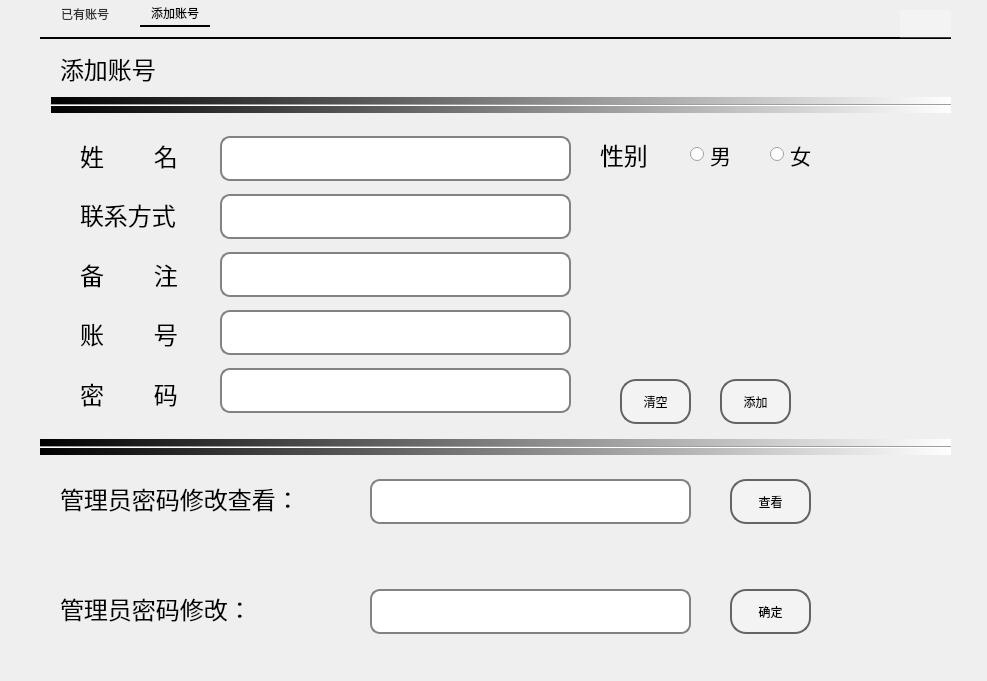
<?xml version="1.0" encoding="UTF-8"?>
<ui version="4.0">
 <class>Form</class>
 <widget class="QWidget" name="Form">
  <property name="geometry">
   <rect>
    <x>0</x>
    <y>0</y>
    <width>987</width>
    <height>681</height>
   </rect>
  </property>
  <property name="minimumSize">
   <size>
    <width>987</width>
    <height>677</height>
   </size>
  </property>
  <property name="maximumSize">
   <size>
    <width>987</width>
    <height>681</height>
   </size>
  </property>
  <property name="windowTitle">
   <string>账号管理</string>
  </property>
  <property name="windowIcon">
   <iconset>
    <normaloff>C:/Users/Lenovo/.designer/res_img/群蜂账号管理.png</normaloff>C:/Users/Lenovo/.designer/res_img/群蜂账号管理.png</iconset>
  </property>
  <property name="windowFilePath">
   <string/>
  </property>
  <widget class="QLabel" name="label">
   <property name="geometry">
    <rect>
     <x>0</x>
     <y>0</y>
     <width>991</width>
     <height>681</height>
    </rect>
   </property>
   <property name="maximumSize">
    <size>
     <width>991</width>
     <height>681</height>
    </size>
   </property>
   <property name="text">
    <string/>
   </property>
   <property name="pixmap">
    <pixmap>C:/Users/Lenovo/.designer/res_img/背景.jpg</pixmap>
   </property>
   <property name="scaledContents">
    <bool>true</bool>
   </property>
  </widget>
  <widget class="QTabWidget" name="tabWidget_2">
   <property name="geometry">
    <rect>
     <x>40</x>
     <y>-10</y>
     <width>911</width>
     <height>836</height>
    </rect>
   </property>
   <property name="styleSheet">
    <string notr="true">QTabWidget::pane{
min-width:70px;
min-height:25px;
border-top: 2px solid;
}
QTabWidget::tab-bar{padding-top:40px;}
QTabBar::tab {
min-width: 140px;
margin: 10px; 

min-width:70px;

min-height:25px;

color: rgb(50,50,50);

font:20px &quot;华文行楷&quot;;

border: 0px solid;



}

QTabBar::tab:selected{

min-width:70px;

min-height:25px;
color: rgb(0,0,0);

font:20px &quot;华文行楷&quot;;

border: 0px solid;

border-bottom: 2px solid;

border-color: black;

}</string>
   </property>
   <property name="currentIndex">
    <number>1</number>
   </property>
   <widget class="QWidget" name="tab_3">
    <attribute name="title">
     <string>已有账号</string>
    </attribute>
    <widget class="QTableWidget" name="tableWidget_15">
     <property name="geometry">
      <rect>
       <x>31</x>
       <y>85</y>
       <width>861</width>
       <height>331</height>
      </rect>
     </property>
     <property name="styleSheet">
      <string notr="true">background-color: transparent;
selection-color: rgb(79, 80, 97);
selection-background-color:rgba(0, 0, 0, 100);;
border-color: transparent;
font: 16pt &quot;华文行楷&quot;;</string>
     </property>
     <attribute name="horizontalHeaderStretchLastSection">
      <bool>true</bool>
     </attribute>
     <column>
      <property name="text">
       <string>账号</string>
      </property>
     </column>
     <column>
      <property name="text">
       <string>姓名</string>
      </property>
     </column>
     <column>
      <property name="text">
       <string>性别</string>
      </property>
     </column>
     <column>
      <property name="text">
       <string>联系方式</string>
      </property>
     </column>
     <column>
      <property name="text">
       <string>备注</string>
      </property>
     </column>
     <column>
      <property name="text">
       <string>操作</string>
      </property>
     </column>
    </widget>
    <widget class="QPushButton" name="btn_seek_user">
     <property name="geometry">
      <rect>
       <x>550</x>
       <y>30</y>
       <width>71</width>
       <height>45</height>
      </rect>
     </property>
     <property name="minimumSize">
      <size>
       <width>0</width>
       <height>45</height>
      </size>
     </property>
     <property name="styleSheet">
      <string notr="true">QPushButton{
    font: 18pt &quot;华文行楷&quot;;
    background: rgba(255, 255, 255, 60);
    color: black;
    border-radius: 16px;
    font-family: 华文行楷;
    border: 2px solid rgb(100,100,100); /* 新增代码 */
}

QPushButton:hover{                    
    background: rgba(0, 0, 0, 100);
}

QPushButton:pressed{
    background: darkgray;
}</string>
     </property>
     <property name="text">
      <string>查询</string>
     </property>
    </widget>
    <widget class="QPushButton" name="btn_updata_user">
     <property name="geometry">
      <rect>
       <x>630</x>
       <y>30</y>
       <width>71</width>
       <height>45</height>
      </rect>
     </property>
     <property name="minimumSize">
      <size>
       <width>0</width>
       <height>45</height>
      </size>
     </property>
     <property name="styleSheet">
      <string notr="true">QPushButton{
    font: 18pt &quot;华文行楷&quot;;
    background: rgba(255, 255, 255, 60);
    color: black;
    border-radius: 16px;
    font-family: 华文行楷;
    border: 2px solid rgb(100,100,100); /* 新增代码 */
}

QPushButton:hover{                    
    background: rgba(0, 0, 0, 100);
}

QPushButton:pressed{
    background: darkgray;
}</string>
     </property>
     <property name="text">
      <string>更新</string>
     </property>
    </widget>
    <widget class="QWidget" name="layoutWidget">
     <property name="geometry">
      <rect>
       <x>180</x>
       <y>30</y>
       <width>351</width>
       <height>47</height>
      </rect>
     </property>
     <layout class="QHBoxLayout" name="horizontalLayout">
      <item>
       <widget class="QLabel" name="label_69">
        <property name="minimumSize">
         <size>
          <width>0</width>
          <height>35</height>
         </size>
        </property>
        <property name="font">
         <font>
          <family>华文行楷</family>
          <pointsize>18</pointsize>
         </font>
        </property>
        <property name="text">
         <string>关键词：</string>
        </property>
       </widget>
      </item>
      <item>
       <widget class="QLineEdit" name="lineEdit_48">
        <property name="minimumSize">
         <size>
          <width>0</width>
          <height>45</height>
         </size>
        </property>
        <property name="font">
         <font>
          <family>华文行楷</family>
          <pointsize>14</pointsize>
         </font>
        </property>
        <property name="styleSheet">
         <string notr="true">QLineEdit {
    border: 2px solid rgb(130,130,130); /* 设置初始边框为浅白色 */
    border-radius: 10px; /* 设置圆角半径为10px，可根据需要调整 */
}

QLineEdit:hover {
    border: 4px solid #606060; /* 鼠标悬停时边框变粗且变为浅黑色 */
}</string>
        </property>
        <property name="text">
         <string/>
        </property>
        <property name="placeholderText">
         <string>账号/姓名/联系方式</string>
        </property>
       </widget>
      </item>
     </layout>
    </widget>
   </widget>
   <widget class="QWidget" name="tab_4">
    <attribute name="title">
     <string>添加账号</string>
    </attribute>
    <widget class="QLabel" name="label_76">
     <property name="geometry">
      <rect>
       <x>20</x>
       <y>10</y>
       <width>120</width>
       <height>40</height>
      </rect>
     </property>
     <property name="minimumSize">
      <size>
       <width>0</width>
       <height>40</height>
      </size>
     </property>
     <property name="font">
      <font>
       <family>华文行楷</family>
       <pointsize>18</pointsize>
      </font>
     </property>
     <property name="text">
      <string>添加账号</string>
     </property>
    </widget>
    <widget class="Line" name="line_64">
     <property name="geometry">
      <rect>
       <x>11</x>
       <y>58</y>
       <width>901</width>
       <height>16</height>
      </rect>
     </property>
     <property name="minimumSize">
      <size>
       <width>0</width>
       <height>8</height>
      </size>
     </property>
     <property name="styleSheet">
      <string notr="true">background-color: qlineargradient(spread:pad, x1:0, y1:0, x2:1, y2:0, stop:0 rgba(0, 0, 0, 255), stop:1 rgba(255, 255, 255, 255));</string>
     </property>
     <property name="orientation">
      <enum>Qt::Horizontal</enum>
     </property>
    </widget>
    <widget class="Line" name="line_65">
     <property name="geometry">
      <rect>
       <x>0</x>
       <y>400</y>
       <width>911</width>
       <height>16</height>
      </rect>
     </property>
     <property name="minimumSize">
      <size>
       <width>0</width>
       <height>8</height>
      </size>
     </property>
     <property name="styleSheet">
      <string notr="true">background-color: qlineargradient(spread:pad, x1:0, y1:0, x2:1, y2:0, stop:0 rgba(0, 0, 0, 255), stop:1 rgba(255, 255, 255, 255));</string>
     </property>
     <property name="orientation">
      <enum>Qt::Horizontal</enum>
     </property>
    </widget>
    <widget class="QRadioButton" name="radioButton">
     <property name="geometry">
      <rect>
       <x>650</x>
       <y>100</y>
       <width>71</width>
       <height>31</height>
      </rect>
     </property>
     <property name="font">
      <font>
       <family>华文行楷</family>
       <pointsize>16</pointsize>
      </font>
     </property>
     <property name="text">
      <string>男</string>
     </property>
    </widget>
    <widget class="QRadioButton" name="radioButton_2">
     <property name="geometry">
      <rect>
       <x>730</x>
       <y>100</y>
       <width>71</width>
       <height>31</height>
      </rect>
     </property>
     <property name="font">
      <font>
       <family>华文行楷</family>
       <pointsize>16</pointsize>
      </font>
     </property>
     <property name="text">
      <string>女</string>
     </property>
    </widget>
    <widget class="QLabel" name="label_74">
     <property name="geometry">
      <rect>
       <x>560</x>
       <y>100</y>
       <width>60</width>
       <height>32</height>
      </rect>
     </property>
     <property name="font">
      <font>
       <family>华文行楷</family>
       <pointsize>18</pointsize>
      </font>
     </property>
     <property name="text">
      <string>性别</string>
     </property>
    </widget>
    <widget class="QPushButton" name="btn_add_user">
     <property name="geometry">
      <rect>
       <x>680</x>
       <y>340</y>
       <width>71</width>
       <height>45</height>
      </rect>
     </property>
     <property name="minimumSize">
      <size>
       <width>0</width>
       <height>45</height>
      </size>
     </property>
     <property name="styleSheet">
      <string notr="true">QPushButton{
    font: 18pt &quot;华文行楷&quot;;
    background: rgba(255, 255, 255, 60);
    color: black;
    border-radius: 16px;
    font-family: 华文行楷;
    border: 2px solid rgb(100,100,100); /* 新增代码 */
}

QPushButton:hover{                    
    background: rgba(0, 0, 0, 100);
}

QPushButton:pressed{
    background: darkgray;
}</string>
     </property>
     <property name="text">
      <string>添加</string>
     </property>
    </widget>
    <widget class="QPushButton" name="btn_clear_user">
     <property name="geometry">
      <rect>
       <x>580</x>
       <y>340</y>
       <width>71</width>
       <height>45</height>
      </rect>
     </property>
     <property name="minimumSize">
      <size>
       <width>0</width>
       <height>45</height>
      </size>
     </property>
     <property name="styleSheet">
      <string notr="true">QPushButton{
    font: 18pt &quot;华文行楷&quot;;
    background: rgba(255, 255, 255, 60);
    color: black;
    border-radius: 16px;
    font-family: 华文行楷;
    border: 2px solid rgb(100,100,100); /* 新增代码 */
}

QPushButton:hover{                    
    background: rgba(0, 0, 0, 100);
}

QPushButton:pressed{
    background: darkgray;
}</string>
     </property>
     <property name="text">
      <string>清空</string>
     </property>
    </widget>
    <widget class="QWidget" name="layoutWidget">
     <property name="geometry">
      <rect>
       <x>40</x>
       <y>90</y>
       <width>139</width>
       <height>291</height>
      </rect>
     </property>
     <layout class="QVBoxLayout" name="verticalLayout" stretch="1,1,1,1,1">
      <item>
       <widget class="QLabel" name="label_70">
        <property name="font">
         <font>
          <family>华文行楷</family>
          <pointsize>18</pointsize>
         </font>
        </property>
        <property name="styleSheet">
         <string notr="true"/>
        </property>
        <property name="text">
         <string>姓        名</string>
        </property>
       </widget>
      </item>
      <item>
       <widget class="QLabel" name="label_73">
        <property name="font">
         <font>
          <family>华文行楷</family>
          <pointsize>18</pointsize>
         </font>
        </property>
        <property name="text">
         <string>联系方式 </string>
        </property>
       </widget>
      </item>
      <item>
       <widget class="QLabel" name="label_5">
        <property name="font">
         <font>
          <family>华文行楷</family>
          <pointsize>18</pointsize>
         </font>
        </property>
        <property name="text">
         <string>备        注</string>
        </property>
       </widget>
      </item>
      <item>
       <widget class="QLabel" name="label_77">
        <property name="minimumSize">
         <size>
          <width>0</width>
          <height>45</height>
         </size>
        </property>
        <property name="font">
         <font>
          <family>华文行楷</family>
          <pointsize>18</pointsize>
         </font>
        </property>
        <property name="text">
         <string>账        号</string>
        </property>
       </widget>
      </item>
      <item>
       <widget class="QLabel" name="label_78">
        <property name="font">
         <font>
          <family>华文行楷</family>
          <pointsize>18</pointsize>
         </font>
        </property>
        <property name="text">
         <string>密        码   </string>
        </property>
       </widget>
      </item>
     </layout>
    </widget>
    <widget class="QWidget" name="layoutWidget">
     <property name="geometry">
      <rect>
       <x>180</x>
       <y>90</y>
       <width>351</width>
       <height>291</height>
      </rect>
     </property>
     <layout class="QVBoxLayout" name="verticalLayout_2" stretch="1,1,1,1,1">
      <item>
       <widget class="QLineEdit" name="lineEdit_49">
        <property name="minimumSize">
         <size>
          <width>0</width>
          <height>45</height>
         </size>
        </property>
        <property name="styleSheet">
         <string notr="true">QLineEdit {
    border: 2px solid rgb(130,130,130); /* 设置初始边框为浅白色 */
    border-radius: 10px; /* 设置圆角半径为10px，可根据需要调整 */
	font: 16pt &quot;华文行楷&quot;;
}

QLineEdit:hover {
    border: 4px solid #606060; /* 鼠标悬停时边框变粗且变为浅黑色 */
}</string>
        </property>
       </widget>
      </item>
      <item>
       <widget class="QLineEdit" name="lineEdit_52">
        <property name="minimumSize">
         <size>
          <width>0</width>
          <height>45</height>
         </size>
        </property>
        <property name="styleSheet">
         <string notr="true">QLineEdit {
    border: 2px solid rgb(130,130,130); /* 设置初始边框为浅白色 */
    border-radius: 10px; /* 设置圆角半径为10px，可根据需要调整 */
	font: 16pt &quot;华文行楷&quot;;
}

QLineEdit:hover {
    border: 4px solid #606060; /* 鼠标悬停时边框变粗且变为浅黑色 */
}</string>
        </property>
       </widget>
      </item>
      <item>
       <widget class="QLineEdit" name="lineEdit_54">
        <property name="minimumSize">
         <size>
          <width>0</width>
          <height>45</height>
         </size>
        </property>
        <property name="styleSheet">
         <string notr="true">QLineEdit {
    border: 2px solid rgb(130,130,130); /* 设置初始边框为浅白色 */
    border-radius: 10px; /* 设置圆角半径为10px，可根据需要调整 */
	font: 16pt &quot;华文行楷&quot;;
}

QLineEdit:hover {
    border: 4px solid #606060; /* 鼠标悬停时边框变粗且变为浅黑色 */
}</string>
        </property>
       </widget>
      </item>
      <item>
       <widget class="QLineEdit" name="lineEdit_55">
        <property name="enabled">
         <bool>true</bool>
        </property>
        <property name="minimumSize">
         <size>
          <width>0</width>
          <height>45</height>
         </size>
        </property>
        <property name="styleSheet">
         <string notr="true">QLineEdit {
    border: 2px solid rgb(130,130,130); /* 设置初始边框为浅白色 */
    border-radius: 10px; /* 设置圆角半径为10px，可根据需要调整 */
	font: 16pt &quot;华文行楷&quot;;
}

QLineEdit:hover {
    border: 4px solid #606060; /* 鼠标悬停时边框变粗且变为浅黑色 */
}</string>
        </property>
       </widget>
      </item>
      <item>
       <widget class="QLineEdit" name="lineEdit_56">
        <property name="minimumSize">
         <size>
          <width>0</width>
          <height>45</height>
         </size>
        </property>
        <property name="styleSheet">
         <string notr="true">QLineEdit {
    border: 2px solid rgb(130,130,130); /* 设置初始边框为浅白色 */
    border-radius: 10px; /* 设置圆角半径为10px，可根据需要调整 */
	font: 16pt &quot;华文行楷&quot;;
}

QLineEdit:hover {
    border: 4px solid #606060; /* 鼠标悬停时边框变粗且变为浅黑色 */
}</string>
        </property>
       </widget>
      </item>
     </layout>
    </widget>
    <widget class="QLabel" name="label_79">
     <property name="geometry">
      <rect>
       <x>20</x>
       <y>550</y>
       <width>241</width>
       <height>40</height>
      </rect>
     </property>
     <property name="minimumSize">
      <size>
       <width>0</width>
       <height>40</height>
      </size>
     </property>
     <property name="font">
      <font>
       <family>华文行楷</family>
       <pointsize>18</pointsize>
      </font>
     </property>
     <property name="text">
      <string>管理员密码修改：</string>
     </property>
    </widget>
    <widget class="QLineEdit" name="lineEdit">
     <property name="geometry">
      <rect>
       <x>330</x>
       <y>550</y>
       <width>321</width>
       <height>45</height>
      </rect>
     </property>
     <property name="styleSheet">
      <string notr="true">QLineEdit {
    border: 2px solid rgb(130,130,130); /* 设置初始边框为浅白色 */
    border-radius: 10px; /* 设置圆角半径为10px，可根据需要调整 */
	font: 16pt &quot;华文行楷&quot;;
}

QLineEdit:hover {
    border: 4px solid #606060; /* 鼠标悬停时边框变粗且变为浅黑色 */
}</string>
     </property>
    </widget>
    <widget class="QPushButton" name="pushButton">
     <property name="geometry">
      <rect>
       <x>690</x>
       <y>550</y>
       <width>81</width>
       <height>45</height>
      </rect>
     </property>
     <property name="styleSheet">
      <string notr="true">QPushButton{
    font: 18pt &quot;华文行楷&quot;;
    background: rgba(255, 255, 255, 60);
    color: black;
    border-radius: 16px;
    font-family: 华文行楷;
    border: 2px solid rgb(100,100,100); /* 新增代码 */
}

QPushButton:hover{                    
    background: rgba(0, 0, 0, 100);
}

QPushButton:pressed{
    background: darkgray;
}</string>
     </property>
     <property name="text">
      <string>确定</string>
     </property>
    </widget>
    <widget class="QLabel" name="label_80">
     <property name="geometry">
      <rect>
       <x>20</x>
       <y>440</y>
       <width>301</width>
       <height>40</height>
      </rect>
     </property>
     <property name="minimumSize">
      <size>
       <width>0</width>
       <height>40</height>
      </size>
     </property>
     <property name="font">
      <font>
       <family>华文行楷</family>
       <pointsize>18</pointsize>
      </font>
     </property>
     <property name="text">
      <string>管理员密码修改查看：</string>
     </property>
    </widget>
    <widget class="QLineEdit" name="lineEdit_2">
     <property name="geometry">
      <rect>
       <x>330</x>
       <y>440</y>
       <width>321</width>
       <height>45</height>
      </rect>
     </property>
     <property name="styleSheet">
      <string notr="true">QLineEdit {
    border: 2px solid rgb(130,130,130); /* 设置初始边框为浅白色 */
    border-radius: 10px; /* 设置圆角半径为10px，可根据需要调整 */
	font: 16pt &quot;华文行楷&quot;;
}

QLineEdit:hover {
    border: 4px solid #606060; /* 鼠标悬停时边框变粗且变为浅黑色 */
}</string>
     </property>
    </widget>
    <widget class="QPushButton" name="pushButton_2">
     <property name="geometry">
      <rect>
       <x>690</x>
       <y>440</y>
       <width>81</width>
       <height>45</height>
      </rect>
     </property>
     <property name="styleSheet">
      <string notr="true">QPushButton{
    font: 18pt &quot;华文行楷&quot;;
    background: rgba(255, 255, 255, 60);
    color: black;
    border-radius: 16px;
    font-family: 华文行楷;
    border: 2px solid rgb(100,100,100); /* 新增代码 */
}

QPushButton:hover{                    
    background: rgba(0, 0, 0, 100);
}

QPushButton:pressed{
    background: darkgray;
}</string>
     </property>
     <property name="text">
      <string>查看</string>
     </property>
    </widget>
   </widget>
  </widget>
  <widget class="QPushButton" name="btn_exit">
   <property name="geometry">
    <rect>
     <x>900</x>
     <y>10</y>
     <width>51</width>
     <height>28</height>
    </rect>
   </property>
   <property name="styleSheet">
    <string notr="true">QPushButton{
    font: 18pt &quot;华文行楷&quot;;
    background: rgba(255, 255, 255, 60);
    color: black;
    border-radius: 16px;
    font-family: 华文行楷;
}

QPushButton:hover{                    
    background: rgba(0, 0, 0, 100);
}

QPushButton:pressed{
    background: darkgray;
}</string>
   </property>
   <property name="text">
    <string/>
   </property>
   <property name="icon">
    <iconset>
     <normaloff>C:/Users/Lenovo/.designer/res_img/退出.png</normaloff>C:/Users/Lenovo/.designer/res_img/退出.png</iconset>
   </property>
  </widget>
 </widget>
 <resources/>
 <connections/>
</ui>
